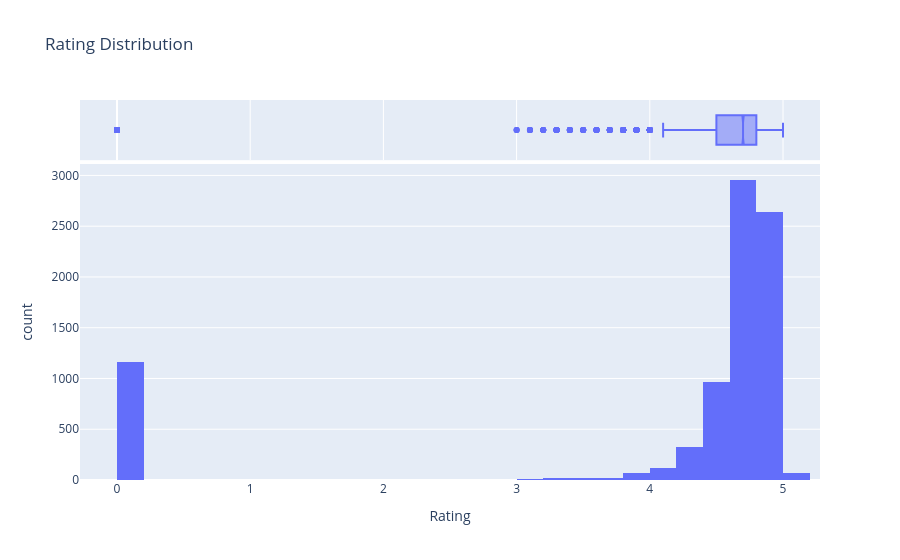

Notebook code cell kept with this figure:
### Code cell
# Rating distribution
rating_col = next((c for c in df.columns if 'rating' in c.lower()), None)
if rating_col:
    ratings = pd.to_numeric(df[rating_col], errors='coerce').dropna()
    fig = px.histogram(x=ratings, nbins=50, title=f'{rating_col} Distribution',
                       labels={'x': rating_col}, marginal='box')
    fig.show()
    print(f'Rating stats: min={ratings.min():.2f}, max={ratings.max():.2f}, mean={ratings.mean():.2f}')

### Figure 1 — Plotly figure (JSON) as saved in the notebook; plotly's stock layout.template omitted (floating-point values rounded to 4 significant figures; data arrays with more than 128 entries replaced by an {"elided": "..."} marker saying what was removed)
{"data": [{"bingroup": "x", "hovertemplate": "Rating=%{x}<br>count=%{y}<extra></extra>", "legendgroup": "", "marker": {"color": "#636efa", "pattern": {"shape": ""}}, "name": "", "nbinsx": 50, "orientation": "v", "showlegend": false, "type": "histogram", "x": {"elided": "8370 float values"}, "xaxis": "x", "yaxis": "y"}, {"hovertemplate": "Rating=%{x}<extra></extra>", "legendgroup": "", "marker": {"color": "#636efa"}, "name": "", "notched": true, "showlegend": false, "type": "box", "x": {"elided": "8370 float values"}, "xaxis": "x2", "yaxis": "y2"}], "layout": {"barmode": "relative", "legend": {"tracegroupgap": 0}, "title": {"text": "Rating Distribution"}, "xaxis": {"anchor": "y", "domain": [0, 1], "title": {"text": "Rating"}}, "xaxis2": {"anchor": "y2", "domain": [0, 1], "matches": "x", "showgrid": true, "showticklabels": false}, "yaxis": {"anchor": "x", "domain": [0, 0.8316], "title": {"text": "count"}}, "yaxis2": {"anchor": "x2", "domain": [0.8416, 1], "matches": "y2", "showgrid": false, "showline": false, "showticklabels": false, "ticks": ""}}}
